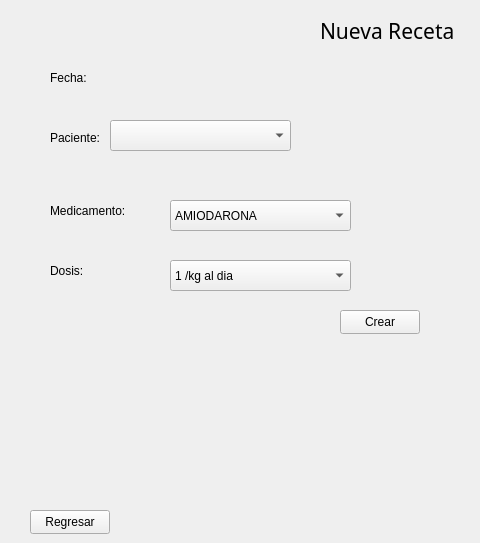
    <widget class="QWidget" name="NuevaReceta">
     <widget class="QLabel" name="label_56">
      <property name="geometry">
       <rect>
        <x>320</x>
        <y>10</y>
        <width>151</width>
        <height>41</height>
       </rect>
      </property>
      <property name="font">
       <font>
        <family>Segoe UI Black</family>
        <pointsize>16</pointsize>
       </font>
      </property>
      <property name="text">
       <string>Nueva Receta</string>
      </property>
     </widget>
     <widget class="QLabel" name="label_57">
      <property name="geometry">
       <rect>
        <x>50</x>
        <y>70</y>
        <width>49</width>
        <height>16</height>
       </rect>
      </property>
      <property name="text">
       <string>Fecha:</string>
      </property>
     </widget>
     <widget class="QLabel" name="label_58">
      <property name="geometry">
       <rect>
        <x>50</x>
        <y>130</y>
        <width>49</width>
        <height>16</height>
       </rect>
      </property>
      <property name="text">
       <string>Paciente:</string>
      </property>
     </widget>
     <widget class="QLabel" name="label_59">
      <property name="geometry">
       <rect>
        <x>50</x>
        <y>200</y>
        <width>121</width>
        <height>21</height>
       </rect>
      </property>
      <property name="text">
       <string>Medicamento:</string>
      </property>
     </widget>
     <widget class="QComboBox" name="paciente_cb">
      <property name="geometry">
       <rect>
        <x>110</x>
        <y>120</y>
        <width>181</width>
        <height>31</height>
       </rect>
      </property>
     </widget>
     <widget class="QComboBox" name="medicamento_cb">
      <property name="geometry">
       <rect>
        <x>170</x>
        <y>200</y>
        <width>181</width>
        <height>31</height>
       </rect>
      </property>
      <item>
       <property name="text">
        <string>AMIODARONA</string>
       </property>
      </item>
      <item>
       <property name="text">
        <string>AMOXICILINA</string>
       </property>
      </item>
      <item>
       <property name="text">
        <string>BETAMETASONA</string>
       </property>
      </item>
      <item>
       <property name="text">
        <string>ETAMBUTOL</string>
       </property>
      </item>
      <item>
       <property name="text">
        <string>HIERRO</string>
       </property>
      </item>
      <item>
       <property name="text">
        <string>LOSARTAN</string>
       </property>
      </item>
      <item>
       <property name="text">
        <string>NORFLOXACINA</string>
       </property>
      </item>
      <item>
       <property name="text">
        <string>RIFAMPICINA </string>
       </property>
      </item>
      <item>
       <property name="text">
        <string>POLIVITAMÍNICO</string>
       </property>
      </item>
      <item>
       <property name="text">
        <string>VITAMINA D</string>
       </property>
      </item>
     </widget>
     <widget class="QLabel" name="lb_fecha_actual">
      <property name="geometry">
       <rect>
        <x>100</x>
        <y>70</y>
        <width>49</width>
        <height>16</height>
       </rect>
      </property>
      <property name="text">
       <string/>
      </property>
     </widget>
     <widget class="QPushButton" name="pushButton_41">
      <property name="geometry">
       <rect>
        <x>30</x>
        <y>510</y>
        <width>80</width>
        <height>24</height>
       </rect>
      </property>
      <property name="text">
       <string>Regresar</string>
      </property>
     </widget>
     <widget class="QPushButton" name="new_recipe">
      <property name="geometry">
       <rect>
        <x>340</x>
        <y>310</y>
        <width>80</width>
        <height>24</height>
       </rect>
      </property>
      <property name="text">
       <string>Crear</string>
      </property>
     </widget>
     <widget class="QLabel" name="label_60">
      <property name="geometry">
       <rect>
        <x>50</x>
        <y>260</y>
        <width>121</width>
        <height>21</height>
       </rect>
      </property>
      <property name="text">
       <string>Dosis:</string>
      </property>
     </widget>
     <widget class="QComboBox" name="dosis_cb">
      <property name="geometry">
       <rect>
        <x>170</x>
        <y>260</y>
        <width>181</width>
        <height>31</height>
       </rect>
      </property>
      <item>
       <property name="text">
        <string>1 /kg al dia </string>
       </property>
      </item>
      <item>
       <property name="text">
        <string>2/kg al dia</string>
       </property>
      </item>
      <item>
       <property name="text">
        <string>2 capsulas al dia</string>
       </property>
      </item>
      <item>
       <property name="text">
        <string>4 capsulas al dia </string>
       </property>
      </item>
      <item>
       <property name="text">
        <string>2 capsulas cada 6 horas</string>
       </property>
      </item>
      <item>
       <property name="text">
        <string>4 capsulas cada 6 horas</string>
       </property>
      </item>
      <item>
       <property name="text">
        <string>2 capsulas cada 8 horas</string>
       </property>
      </item>
      <item>
       <property name="text">
        <string>4 capsulas cada 8 horas</string>
       </property>
      </item>
      <item>
       <property name="text">
        <string/>
       </property>
      </item>
     </widget>
    </widget>
